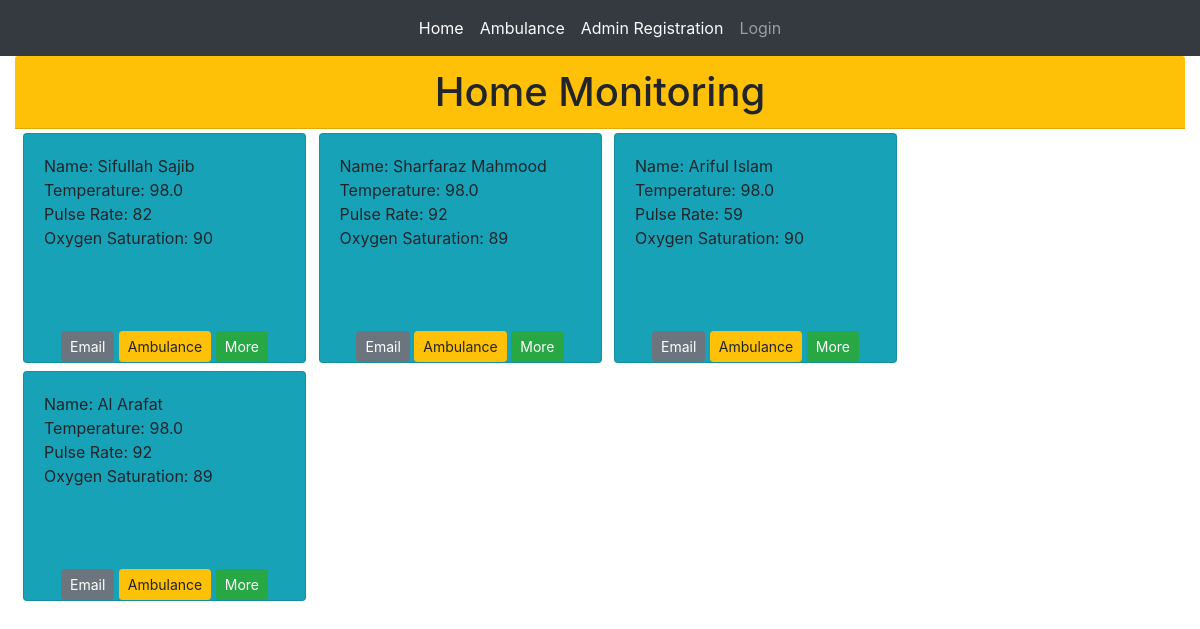
The app's page /home_monitor/ with its own data.
### patientMonitor/models.py (models this page shows, shortened)
class sensors(models.Model):
    Temperature = models.FloatField(blank=True,null=True)
    Pulse_Rate = models.IntegerField(blank=True,null=True)
    Oxygen_Saturation = models.IntegerField(blank=True,null=True)
    scall = (
        ("Yes","Yes"),
        ("No","No")
    )
    call = models.CharField(max_length=5,choices=scall, null=True,blank=True)
    Patient = models.ForeignKey(patient_registration,on_delete= models.CASCADE,related_name='sensors_list',null=True)

class patient_registration(models.Model):
    Patient_Name = models.CharField(max_length=100,blank=True)
    Age = models.IntegerField(blank=True)
    svalue=(
        ("Male","Male"),
        ("Female","Female"),
        ("Other","Other")
    )
    sex = models.CharField(max_length=10,choices=svalue)
    bvalue=(
        ("O-","O-"),
        ("O+","O+"),
        ("A-","A-"),
        ("A+","A+"),
        ("B-","B-"),
        ("B+","B+"),
        ("AB-","AB-"),
        ("AB+","AB+")
    )
    Blood_Group = models.CharField(max_length=5,choices=bvalue)
    Weight = models.FloatField(blank=True)
    Height = models.IntegerField(blank=True)
    Ward_No = models.IntegerField(blank=True,null=True)
    Room_No = models.IntegerField(blank=True,null=True)
    Bed_No = models.IntegerField(blank=True,null=True)
    Phone_No = models.CharField(max_length=14,blank=True)
    slug = models.SlugField(max_length=1264,unique=True)
    stvalue = (
        ("Cardiology","Cardiology"),
        ("Neurology","Neurology"),
        ("Orthopaedics","Orthopaedics"),
        ("Gynecology","Gynecology")
    )
    Department = models.CharField(max_length=50,choices=stvalue,blank=True,null=True)
    mvalue = (
        ("Hospital","Hospital"),
        ("Home","Home")
    )
    Monitoring = models.CharField(max_length=50,choices=mvalue,blank=True,null=True)
    doctor = models.ForeignKey(doctor_registration,on_delete=models.CASCADE, null=True, related_name='patient_list')

### patientMonitor/views.py (the view)
# urls.py: path('home_monitor/',views.homeMonitor.as_view(),name='home_monitor'),
class homeMonitor(ListView):
    context_object_name = 'patient_list'
    model = models.patient_registration
    template_name = 'patientMonitor/home_monitor.html'

### templates/patientMonitor/home_monitor.html
{% extends 'patientMonitor/base.html' %}
{% block body_block %}
<div class="text-center">
  <h1 class="card-header bg-warning text-center">Home Monitoring</h1>
</div>
{% for patient_registration in patient_list %}
  {% if patient_registration.Monitoring == "Home" %}
    {% for sensors in patient_registration.sensors_list.all %}
      {% if forloop.last %}
          <div class="d-sm-inline-flex col-2>">
              <div class="card bg-info text-align-center my-1 ml-2" style="width: 283px;height:230px";>
                <div class="card-body">
                  Name: {{patient_registration.Patient_Name}}<br>
                    Temperature: {{sensors.Temperature}}<br>
                    Pulse Rate: {{sensors.Pulse_Rate}}<br>
                    Oxygen Saturation: {{sensors.Oxygen_Saturation}}
                </div>
              <div class="m-auto">
                <a class="btn btn-secondary btn-sm btn-primary" href="{% url 'patientMonitor:mailsend'%}" target="_blank">Email</a>
                <a class="btn btn-secondary btn-sm btn-warning" href="{% url 'patientMonitor:ambulance_list' %}">Ambulance</a>
                <a class="btn btn-secondary btn-sm btn-success" href="{% url 'patientMonitor:patient_details' pk=patient_registration.pk %}" target="_blank">More</a>
              </div>
            </div>
          </div>
      {% endif %}
    {% endfor %}
  {% endif %}
{% endfor %}
{% endblock %}

### records on screen
patient_registration: Patient_Name "Sifullah Sajib"
sensors: Temperature "98.0", Pulse_Rate "82", Oxygen_Saturation "90"
patient_registration: Patient_Name "Sharfaraz Mahmood"
sensors: Temperature "98.0", Pulse_Rate "92", Oxygen_Saturation "89"
patient_registration: Patient_Name "Ariful Islam"
sensors: Temperature "98.0", Pulse_Rate "59", Oxygen_Saturation "90"
patient_registration: Patient_Name "Al Arafat"
sensors: Temperature "98.0", Pulse_Rate "92", Oxygen_Saturation "89"
